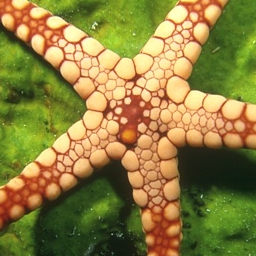
%> input picture Data/Deblurring_test_images/Starfish.tif, 256 x 256 px
$ octave Deblurring_Main.m   (GNU Octave 9; MATLAB toolbox functions it lacks are replaced by stand-ins)
%> lines starting %> are read from the running program, lines starting %| are printed output that depends on the picture; in (x1, y1, x2, y2) boxes, pixels count from 0 and x2, y2 are one past the last pixel; in counts of white or black regions, pixels touching at a corner belong together; the program's own positions count from 1; long printed decimals are rounded
### Subfunctions/Generate_blur_image.m
function [imout, fft_h] = Generate_blur_image(im, Blur_type, Blur_par, nSig, seed)

[h, w, ch] =  size(im);

if Blur_type==1
    psf      =  ones(Blur_par)/(Blur_par*Blur_par);
    fft_h    =  zeros(h,w);
    t        =  floor( size(psf,1)/2 );
    fft_h(h/2+1-t:h/2+1+t,w/2+1-t:w/2+1+t)  = psf;
    fft_h    =  fft2(fftshift(fft_h));
else

    psf=fspecial('gaussian', 25, Blur_par);
    fft_h    =  zeros(h,w);
    t        =  floor( size(psf,1)/2 );
    fft_h(h/2+1-t:h/2+1+t,w/2+1-t:w/2+1+t)  = psf;
    fft_h    =  fft2(fftshift(fft_h));

end

if ~exist('seed')
    seed = 0;
end
randn('seed',seed);

imout   =  zeros( size(im) );
if ch==3
    for i = 1 : 3
        im_f    =  fft2(im(:,:,i));
        z_f     =  fft_h.*im_f;
        z       =  real(ifft2(z_f));
        imout(:,:,i)    =  z;
    end
else
    im_f    =  fft2(im);
    z_f     =  fft_h.*im_f;
    z       =  real(ifft2(z_f));
    imout   =  z;
end

imout   =  imout + nSig*randn(size(im));

### Subfunctions/INSR_Deblurring.m
function [im_out, PSNR, SSIM, FSIM]   =  INSR_Deblurring( par )
time0         =   clock;
bim           =   par.bim;
[h, w, ch]     =   size(bim);

par.step      =   1;
par.win       =   6;
par.h         =   h;
par.w         =   w;
par.cls_num   =   64;
par.hp        =   80;
par.s1        =   25;
dim           =   uint8(zeros(h, w, ch));
ori_im        =   zeros(h,w);

if  ch == 3
    b_im           =   rgb2ycbcr( uint8(bim) );
    dim(:,:,2)     =   b_im(:,:,2);
    dim(:,:,3)     =   b_im(:,:,3);
    b_im           =   double( b_im(:,:,1));
    if isfield(par, 'I')
        ori_im         =   rgb2ycbcr( uint8(par.I) );
        ori_im         =   double( ori_im(:,:,1));
    end
else
    b_im           =   bim;
    if isfield(par, 'I')
        ori_im             =   par.I;
    end
end
fprintf('The PSNR of the blurred image = %f \n', csnr(b_im(1:h,1:w), ori_im, 0, 0) );

d_im    =  Deblurring(ch,b_im, par, ori_im, b_im, 0, 4);
d_im    =  Deblurring(ch,b_im, par, ori_im, d_im, 1, 2);

if isfield(par,'I')
   [h, w, ch]  =  size(par.I);
   PSNR      =  csnr( d_im(1:h,1:w), ori_im, 0, 0 );
   SSIM      =  cal_ssim( d_im(1:h,1:w), ori_im, 0, 0 );
   FSIM      =  cal_fsim( d_im(1:h,1:w), ori_im, 0, 0 );
end

if ch==3
    dim(:,:,1)   =  uint8(d_im);
    im_out       =  double(ycbcr2rgb( dim ));
else
    im_out  =  d_im;
end
fprintf('Total elapsed time = %f min\n', (etime(clock,time0)/60) );
return;


function  d_im     =   Deblurring(ch,b_im, par, ori_im, d_im0, flag, K)
d_im       =   b_im;
[h1, w1]    =   size(ori_im);
lam        =   zeros(0);

fft_h      =   par.fft_h;
Y_f        =   fft2(b_im);
A_f        =   conj(fft_h).*Y_f;
H2_f       =   abs(fft_h).^2;

cnt        =   0;
if  flag==1
     d_im    =  d_im0;
end

for k    =  1:K
    Dict                 =   KMeans_PCA(d_im, par, par.cls_num );
    [blk_arr, wei_arr]    =  Block_matching( d_im, par);

    if flag==1
        lam      =   Sparsity_estimation( d_im, par, Dict, blk_arr, wei_arr );
    end
    Reg          =   @(x, y)INSR_Regularization(x, y, par, Dict, lam, flag );
    f            =   d_im;
    X_m          =   Update_NLM( f, par, blk_arr, wei_arr );

    for  iter    =   1 : par.iters
        cnt      =   cnt  +  1;
        f_pre    =   f;

        if (mod(cnt, 40) == 0)
            if isfield(par,'I')
                PSNR     =  csnr( f(1:h1,1:w1), ori_im, 0, 0 );
                fprintf( 'INSR deblurring: iter. %d : PSNR = %f\n', cnt, PSNR);
            end
        end
        for  i  =  1 : 3
            im_f     =   fft2((f_pre));
            if ch==3
            Z_f      =   im_f +1.7*(A_f - H2_f.*im_f)./(H2_f + par.eps2);   % 针对彩色图像1.7*
            else
            Z_f      =   im_f +0.8*(A_f - H2_f.*im_f)./(H2_f + par.eps2);   % 针对灰度图像0.8*
            end
            z        =   real(ifft2((Z_f)));
            f_pre    =   max(min(z,255),0);
        end
        if ( mod(iter, 2)==0 )
            X_m    =  Update_NLM( f_pre, par, blk_arr, wei_arr );
        end
        f     =  Reg( f_pre, X_m );
    end
    d_im       =    f;
end


% [56 lines left out: function Sparsity_estimation, not called in this run]

### Subfunctions/csnr.m
function s=csnr(A,B,row,col)

[n,m,ch]=size(A);

if ch==1
   e=A-B;
   e=e(row+1:n-row,col+1:m-col);
   me=mean(mean(e.^2));
   s=10*log10(255^2/me);
else
   e=A-B;
   e=e(row+1:n-row,col+1:m-col,:);
   e1=e(:,:,1);e2=e(:,:,2);e3=e(:,:,3);
   me1=mean(mean(e1.^2));
   me2=mean(mean(e2.^2));
   me3=mean(mean(e3.^2));
   mse=(me1+me2+me3)/3;
   s  = 10*log10(255^2/mse);
end


return;

### Subfunctions/KMeans_PCA.m
function  Dict   =  KMeans_PCA( im, par, cls_num )
b         =   par.win;
X   =   Get_patches(im, b, 1, 1);
for i=2:2:6
   Xs =   Get_patches(im, b, 1, 0.8^i);
   X          =   [X Xs];
end
itn         =  14;
rand('seed',0);

[cls_idx, vec, cls_num]   =  Clustering(X, cls_num, itn);
vec   =  vec';
[s_idx, seg]   =  Proc_cls_idx( cls_idx );
PCA_D          =  zeros(b^4, cls_num);
for  i  =  1 : length(seg)-1
    idx    =   s_idx(seg(i)+1:seg(i+1));
    cls    =   cls_idx(idx(1));
    X1     =   X(:, idx);
    P      =  getpca(X1, par.nSig);
    PCA_D(:,cls)    =  P(:);
end


X      =   Get_patches(im, b,par.step, 1);
cls_idx     =   zeros(size(X, 2), 1);
L           =   size(X,2);
vec         =   vec';

SSIM=dis_SSIM(vec,X');
[val,ind]    =   max(SSIM, [], 2);
 for k=1:L
    cls_idx(k)   =   ind(k);
 end
[s_idx, seg]    =   Proc_cls_idx( cls_idx );
Dict.PCA_D      =   PCA_D;
Dict.cls_idx    =   cls_idx;
Dict.s_idx      =   s_idx;
Dict.seg        =   seg;


function  Px =  Get_patches( im, b, s, scale )
im        =  imresize( im, scale, 'bilinear' );
[h, w, ch]   =  size(im);
if  ch==3
    lrim      =  rgb2ycbcr( uint8(im) );
    im        =  double( lrim(:,:,1));
end

N         =  h-b+1;
M         =  w-b+1;
r         =  [1:s:N];
r         =  [r r(end)+1:N];
c         =  [1:s:M];
c         =  [c c(end)+1:M];
L         =  length(r)*length(c);
Px        =  zeros(b*b, L, 'single');

k    =  0;
for i  = 1:b
    for j  = 1:b
        k       =  k+1;
        blk     =  im(r-1+i,c-1+j);
        Px(k,:) =  blk(:)';
    end
end


function   [cls_idx,vec,cls_num]  =  Clustering(X, cls_num, itn)
X         =   X';
[L,b2]    =   size(X);
P         =   randperm(L);
P2        =   P(1:cls_num);
vec       =   X(P2(1:end), :);
m_num     =   250;

for i = 1 : itn
    cnt       =  zeros(1, cls_num);

    v_dis    =   zeros(L, cls_num);

[pc1,score1,latent1] = pca(X);
[pc2,score2,latent2] = pca(vec);
tem=find(latent1<100);
dimen=tem(1);
pca_vec=score2(:,1:dimen);
pca_X=score1(:,1:dimen);

for  k = 1 : cls_num
        v_dis(:, k) = (pca_X(:,1) - pca_vec(k,1)).^2;
        for c = 2:dimen
            v_dis(:,k) =  v_dis(:,k) + (pca_X(:,c) - pca_vec(k,c)).^2;
        end
end
[val, cls_idx]     =   min(v_dis, [], 2);

    [s_idx, seg]   =  Proc_cls_idx( cls_idx );
    for  k  =  1 : length(seg)-1
        idx    =   s_idx(seg(k)+1:seg(k+1));
        cls    =   cls_idx(idx(1));
        vec(cls,:)    =   mean(X(idx, :));
        cnt(cls)      =   length(idx);
    end

    if (i==itn-2)
        [val, ind]  =  min( cnt );
        while (val<m_num) && (cls_num>=40)
            vec(ind, :)    =  [];
            cls_num       =  cls_num - 1;
            cnt(ind)      =  [];
            [val, ind]    =  min(cnt);
        end
    end
end

### Subfunctions/INSR_Deblurring_Par.m
function  par  =  INSR_Deblurring_Par( nSig, blur_type )
if blur_type==1
    if nSig<2
        par.t1        =   0.21*nSig^2;
        par.c1        =   0.65*nSig^2;
    else
        par.t1        =   0.17*nSig^2;
        par.c1        =   0.5*nSig^2;
    end
else
    par.t1        =   0.13*nSig^2;
    par.c1        =   0.41*nSig^2;
end
par.nSig      =   nSig;                   % Std variance of Gassian noise
par.iters     =   120;                    % Inner loop number
par.nblk      =  13;
par.sigma     =   1.6;
par.eps       =   0.30;
par.method    =   1;
par.eps2      =   0.3;

### Deblurring_Main.m

clc;
clear;

im_name  = 'Starfish.tif';

fn                 =    fullfile('Data\Deblurring_test_images',im_name);
blur_type          =    1 ;                                            % 1: uniform blur kernel;  2: Gaussian blur kernel;
if blur_type == 1                                                      % When blur_type = 1, blur_par denotes the kernel size; When blur_type = 2, blur_par denotes the standard variance of Gaussian kernel
    blur_par       =    9;                                             % the default blur kernel size is 9 for uniform blur;
else
    blur_par       =   1.6;                                            % the default standard deviation of Gaussian blur kernel is 1.6
end
nSig                    =    sqrt(2);                                  % The standard variance of the additive Gaussian noise;
par                     =    INSR_Deblurring_Par( nSig, blur_type );
par.I                   =    double( imread( fn ) );
[par.bim, par.fft_h]    =    Generate_blur_image(par.I, blur_type, blur_par, nSig);
%> in Generate_blur_image, `[h, w, ch] =  size(im);`: h = 256; ch = 3
%> in Generate_blur_image, `fft_h    =  zeros(h,w);`: fft_h: size 256x256 double; every value is 0
%> in Generate_blur_image, `fft_h(h/2+1-t:h/2+1+t,w/2+1-t:w/2+1+t)  = psf;`:
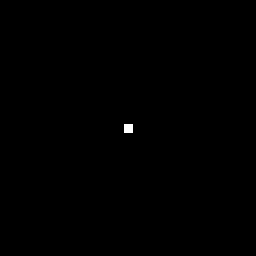
%> fft_h: size 256x256 double; values 0 (black) and 0.0123 (white), 0.12% white; 1 white region, box (x1, y1, x2, y2) and area: (124, 124, 133, 133) 81
%> in Generate_blur_image, `imout   =  zeros( size(im) );`: imout: size 256x256x3 double; every value is 0
%> the loop in Generate_blur_image, `for i = 1 : 3` made 3 passes
%> pass 1, in Generate_blur_image, `z       =  real(ifft2(z_f));`:
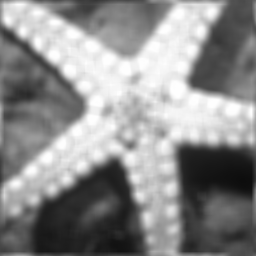
%> z: size 256x256 double; min 13.59, max 254.7, mean 140.9
%> after the loop in Generate_blur_image, `for i = 1 : 3`:
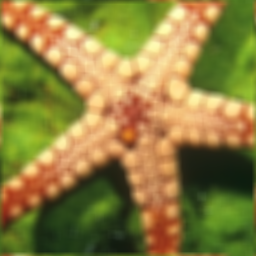
%> imout: size 256x256x3 double; mean R, G, B 140.9, 127.4, 63.3; mean of the top-left, top-right, bottom-left and bottom-right quarters 128.4, 138.7, 89, 85.9

[im, PSNR, SSIM, FSIM]  =   INSR_Deblurring( par );
%> in INSR_Deblurring, `b_im           =   rgb2ycbcr( uint8(bim) );`: b_im: size 256x256x3 uint8; mean of channels 1, 2, 3 122.6, 97.8, 138.5
%> in INSR_Deblurring, `dim(:,:,2)     =   b_im(:,:,2);`: dim: size 256x256x3 uint8; mean of channels 1, 2, 3 0, 97.8, 0
%> in INSR_Deblurring, `dim(:,:,3)     =   b_im(:,:,3);`: dim: size 256x256x3 uint8; mean of channels 1, 2, 3 0, 97.8, 138.5
%> in INSR_Deblurring, `ori_im         =   rgb2ycbcr( uint8(par.I) );`: ori_im: size 256x256x3 uint8; mean of channels 1, 2, 3 122.6, 97.8, 138.5
%> in INSR_Deblurring, `ori_im         =   double( ori_im(:,:,1));`:
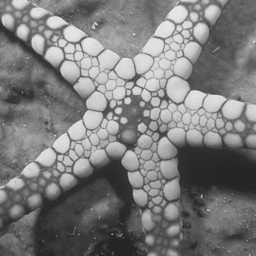
%> ori_im: size 256x256 double; min 32, max 231, mean 122.6
%> in csnr, `e=A-B;`:
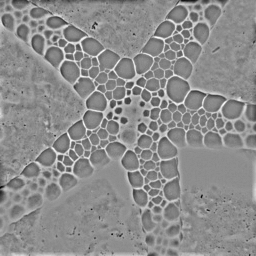
%> e: size 256x256 double; min -114, max 92, mean 0; drawn with min black and max white
%> in csnr, `me=mean(mean(e.^2));`: me = 360.9
%> in csnr, `s=10*log10(255^2/me);`: s = 22.56
%| The PSNR of the blurred image = 22.557
%> in Deblurring, `H2_f       =   abs(fft_h).^2;`:
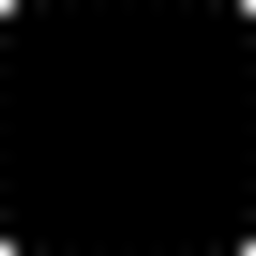
%> H2_f: size 256x256 double; min 2.01e-11, max 1, mean 0.0123
%> the loop in Deblurring, `for k    =  1:K` made 1 pass
%> b in KMeans_PCA on pass 1: 6
%> pass 1, in Clustering, `vec       =   X(P2(1:end), :);`:
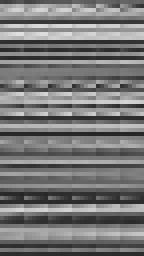
%> vec: size 64x36 single (shown 4 times larger); min 38.04, max 224, mean 119
%> the run ends on the next line

$ run again, with Data/Deblurring_test_images/Barbara.tif copied over Data/Deblurring_test_images/Starfish.tif
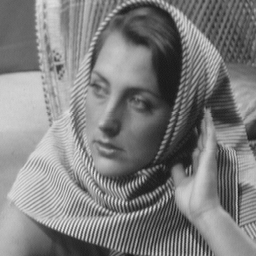
%> input picture Data/Deblurring_test_images/Barbara.tif, 256 x 256 px
%> in Generate_blur_image, `[h, w, ch] =  size(im);`: h = 256; ch = 1
%> in csnr, `e=A-B;`:
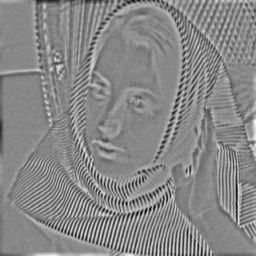
%> e: size 256x256 double; min -103.3, max 90.44, mean 0; drawn with min black and max white
%> me = 372.5
%> s = 22.42
%| The PSNR of the blurred image = 22.419
%> the loop in Deblurring, `for k    =  1:K` made 1 pass
%> b in KMeans_PCA on pass 1: 6
%> pass 1, in Clustering, `vec       =   X(P2(1:end), :);`:
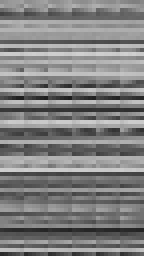
%> vec: size 64x36 single (shown 4 times larger); min 30.06, max 209.2, mean 128.8

$ run again, with Data/Deblurring_test_images/Boats.tif copied over Data/Deblurring_test_images/Starfish.tif
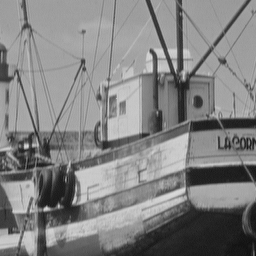
%> input picture Data/Deblurring_test_images/Boats.tif, 256 x 256 px
%> in Generate_blur_image, `[h, w, ch] =  size(im);`: h = 256; ch = 1
%> in csnr, `e=A-B;`:
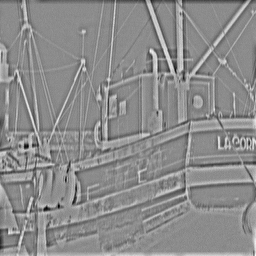
%> e: size 256x256 double; min -119.2, max 97.78, mean 0; drawn with min black and max white
%> me = 385.5
%> s = 22.27
%| The PSNR of the blurred image = 22.271
%> the loop in Deblurring, `for k    =  1:K` made 1 pass
%> b in KMeans_PCA on pass 1: 6
%> pass 1, in Clustering, `vec       =   X(P2(1:end), :);`:
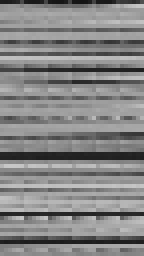
%> vec: size 64x36 single (shown 4 times larger); min 21.33, max 199.9, mean 133.7

$ run again, with Data/Deblurring_test_images/Butterfly.tif copied over Data/Deblurring_test_images/Starfish.tif
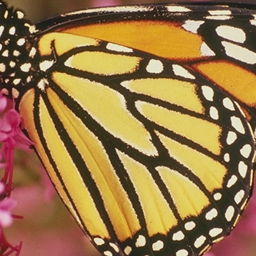
%> input picture Data/Deblurring_test_images/Butterfly.tif, 256 x 256 px
%> in Generate_blur_image, `[h, w, ch] =  size(im);`: h = 256; ch = 3
%> me = 805.1
%> s = 19.07
%| The PSNR of the blurred image = 19.072
%> the loop in Deblurring, `for k    =  1:K` made 1 pass
%> b in KMeans_PCA on pass 1: 6
%> pass 1, in Clustering, `vec       =   X(P2(1:end), :);`:
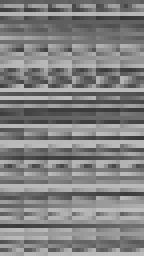
%> vec: size 64x36 single (shown 4 times larger); min 52, max 191, mean 129.7
